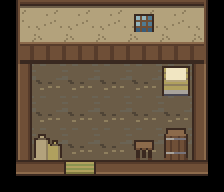

Below is a game level as drawn by its tile map, then a one-line description and the .tmx file that defines it, in full:
An orthogonal 7x6 tile map with 32x32 px tiles, 2 tile layers (ground, furniture).

<map version="1.10" tiledversion="1.12.0" orientation="orthogonal" renderorder="right-down" width="7" height="6" tilewidth="32" tileheight="32" infinite="0" nextlayerid="3" nextobjectid="1">
 <tileset firstgid="1" source="interior.tsx" />
 <layer id="1" name="ground" width="7" height="6">
  <data encoding="csv">
13,11,11,11,11,11,15,
14,12,12,12,12,12,16,
5,3,3,3,3,3,6,
5,3,3,3,3,3,6,
5,3,3,3,3,3,6,
8,7,10,7,7,7,9
</data>
 </layer>
 <layer id="2" name="furniture" width="7" height="6">
  <data encoding="csv">
0,0,0,0,22,0,0,
0,0,0,0,0,0,0,
0,0,0,0,0,23,0,
0,0,0,0,0,0,0,
0,29,0,0,19,28,0,
0,0,0,0,0,0,0
</data>
 </layer>
</map>
